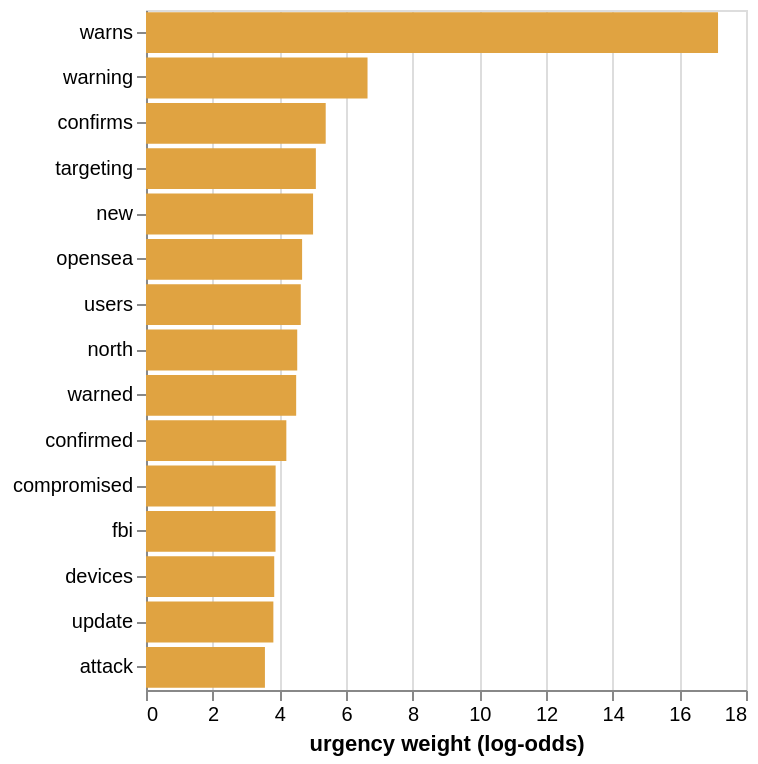

The specification (Vega-Lite) saved for this image:
### Vega-Lite specification from a JSON file in a GitHub repository (floating-point values rounded to 4 significant figures)
{"$schema": "https://vega.github.io/schema/vega-lite/v5.json", "width": "container", "height": 340, "data": {"values": [{"term": "warns", "weight": 17.16}, {"term": "warning", "weight": 6.646}, {"term": "confirms", "weight": 5.391}, {"term": "targeting", "weight": 5.096}, {"term": "new", "weight": 5.012}, {"term": "opensea", "weight": 4.683}, {"term": "users", "weight": 4.643}, {"term": "north", "weight": 4.537}, {"term": "warned", "weight": 4.505}, {"term": "confirmed", "weight": 4.21}, {"term": "compromised", "weight": 3.889}, {"term": "fbi", "weight": 3.886}, {"term": "devices", "weight": 3.847}, {"term": "update", "weight": 3.821}, {"term": "attack", "weight": 3.568}]}, "mark": {"type": "bar", "color": "#e0a341"}, "encoding": {"y": {"field": "term", "type": "nominal", "sort": "-x", "title": null}, "x": {"field": "weight", "type": "quantitative", "title": "urgency weight (log-odds)"}, "tooltip": [{"field": "term"}, {"field": "weight"}]}}
